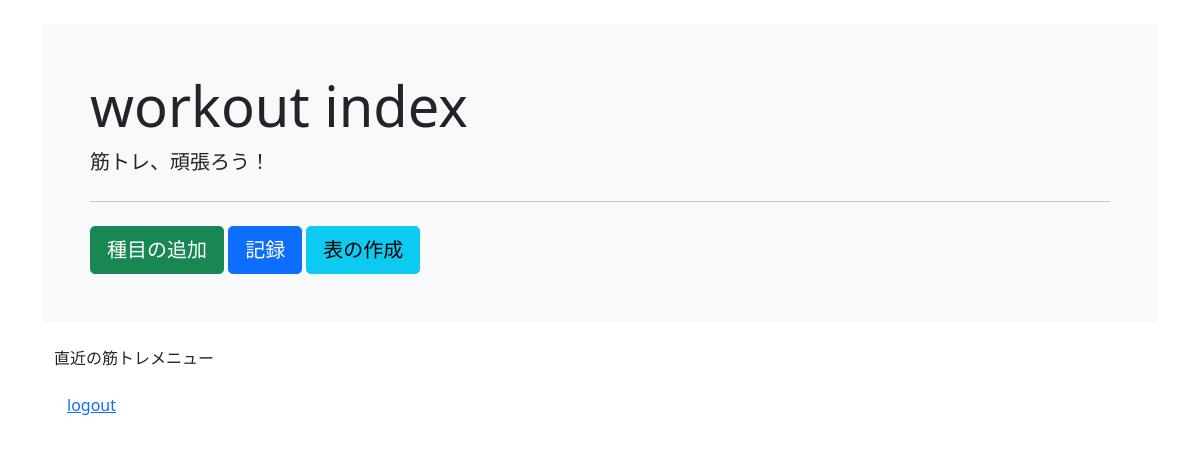
Page /index/ (signed in) on the earlier database version.
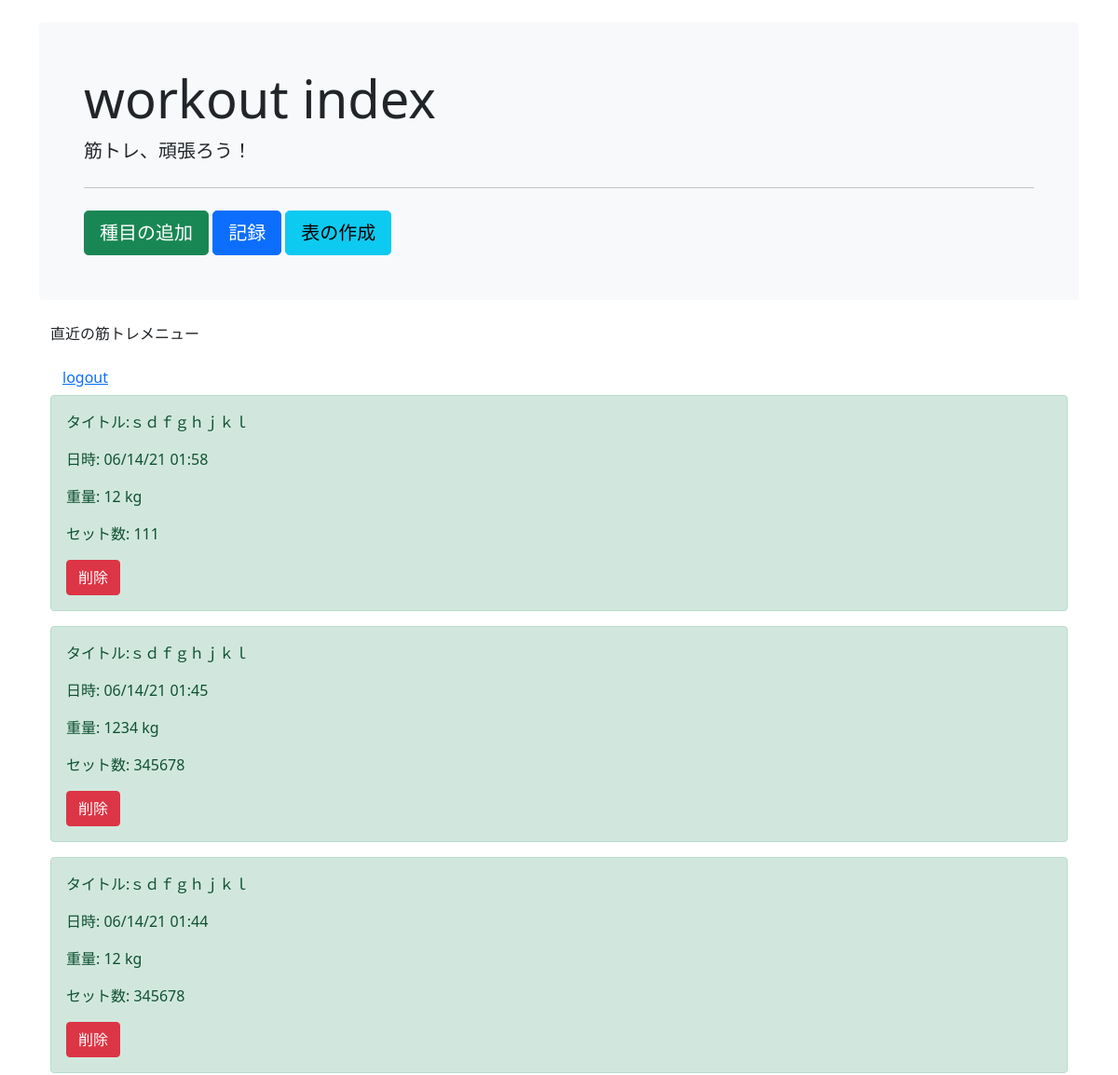
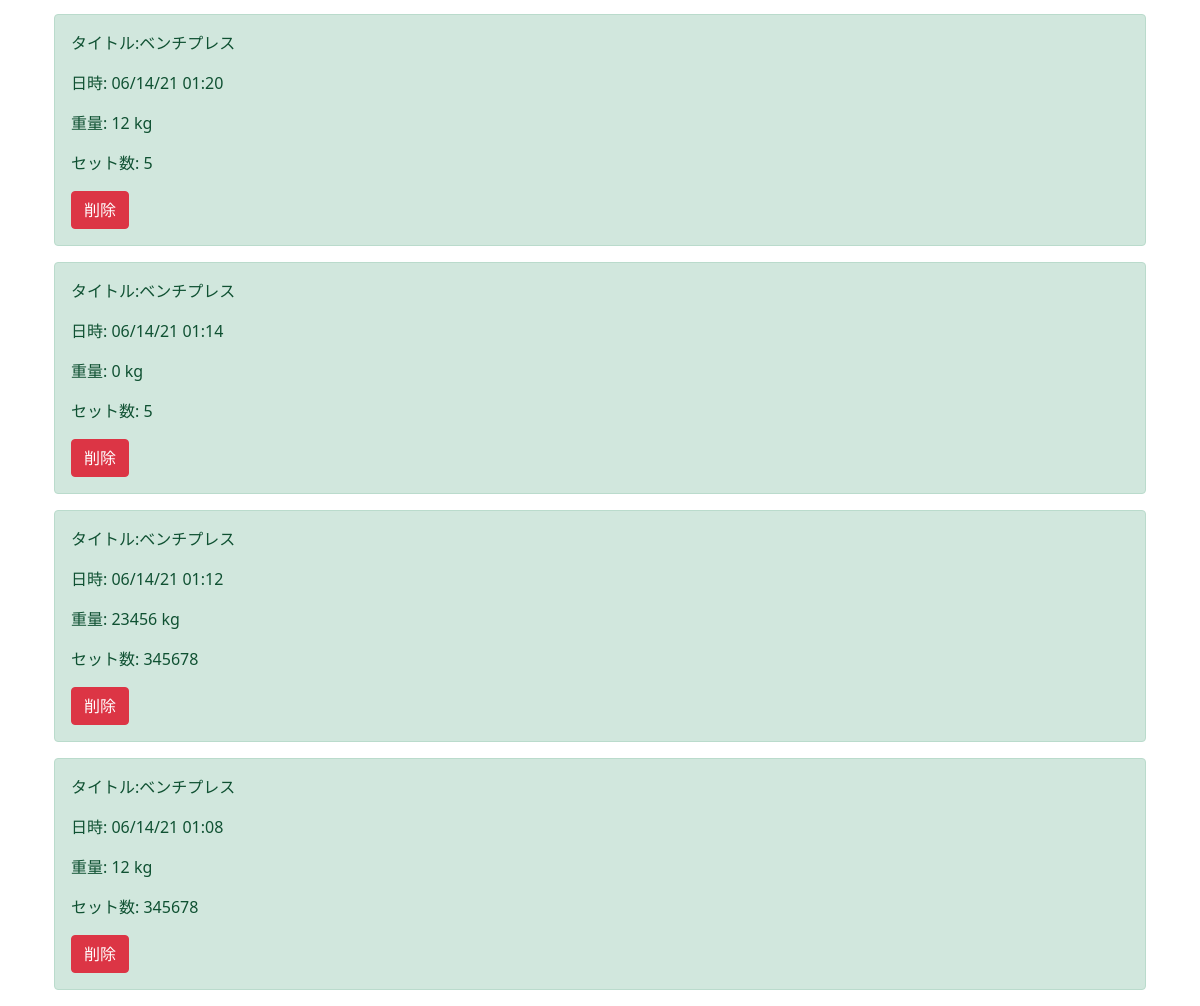
Same page on the later database version (2 pictures, top to bottom).
### workoutapp/models.py (models this page shows, shortened)
class Content(models.Model):
    event = models.CharField(max_length=50, default='')
    weight = models.IntegerField(null=True, default=0)
    set_number = models.IntegerField(default=0)
    training_date = models.DateTimeField(auto_now_add=True)
    username = models.CharField(max_length=50, default='')

### workoutapp/views.py (the view)
# urls.py: path('index/', views.index, name='index'),
@login_required
def index(request):
    if request.POST.get("input")=="1":
       a = request.POST.get("delete_pk")
       print(a)
       object_list = Content.objects.filter(id = request.POST.get("delete_pk")).delete()
       object_list = Content.objects.filter(username = request.user.username).order_by('-training_date')[:10]
       return render(request, 'index.html', {'object_list':object_list})
    username = request.user.username
    print(username)
    object_list = Content.objects.filter(username = request.user.username).order_by('-training_date')[:10]
    return render(request, 'index.html', {'object_list':object_list})

### templates/index.html (shortened to what this page needs)
{% extends 'base.html' %}
  {% block header %}
  <div class="container">
    <div class="bg-light p-3 p-sm-5 my-4 rounded">
      <h1 class="display-4">workout index</h1>
      <p class="lead">筋トレ、頑張ろう！</p>
      <hr class="my-4">
      <a class="btn btn-success btn-lg" href="{% url 'newevent' %}" role="button">種目の追加</a>
      <a class="btn btn-primary btn-lg" href="{% url 'record' %}" role="button">記録</a>
      <a class="btn btn-info btn-lg" href="{% url 'table' %}" role="button">表の作成</a>
  </div>
  {% endblock header %}
  {% block content %}
  <div class="container">
    <p>直近の筋トレメニュー</p>
    <a class="btn btn-link" href="{% url 'logout' %}" role="button">logout</a>
    {% for item in object_list %}
    <div class="alert alert-success" role="alert">
        <p>タイトル:{{ item.event }}</p>
        <p>日時: {{ item.training_date |date:"m/d/y H:i" }}</p>
        <p>重量: {{ item.weight }} kg</p>
        <p>セット数: {{ item.set_number }}</p>
        <form method="POST" action="{% url 'index' %}" enctype="multipart/form-data">
        <div class="col-12">
          <button class="btn btn-danger" type="submit">削除</button>
        </div>
        </form>
    </div>
    {% endfor %}
  </div>
  {% endblock content %}

### templates/base.html (shortened to what this page needs)
<!doctype html>
<html lang="en">
  <head>
    <link href="https://cdn.jsdelivr.net/npm/bootstrap@5.0.0-beta1/dist/css/bootstrap.min.css" rel="stylesheet">
  </head>
  <body>
    {% block header %}
    {% endblock header %}
    {% block content %}{% endblock content %}
  </body>
</html>

Differences in the rows shown:
added Content: event "ｓｄｆｇｈｊｋｌ", training_date "06/14/21 01:58", weight "12", set_number "111"
added Content: event "ｓｄｆｇｈｊｋｌ", training_date "06/14/21 01:45", weight "1234", set_number "345678"
added Content: event "ｓｄｆｇｈｊｋｌ", training_date "06/14/21 01:44", weight "12", set_number "345678"
added Content: event "ベンチプレス", training_date "06/14/21 01:20", weight "12", set_number "5"
added Content: event "ベンチプレス", training_date "06/14/21 01:14", weight "0", set_number "5"
added Content: event "ベンチプレス", training_date "06/14/21 01:12", weight "23456", set_number "345678"
added Content: event "ベンチプレス", training_date "06/14/21 01:08", weight "12", set_number "345678"
